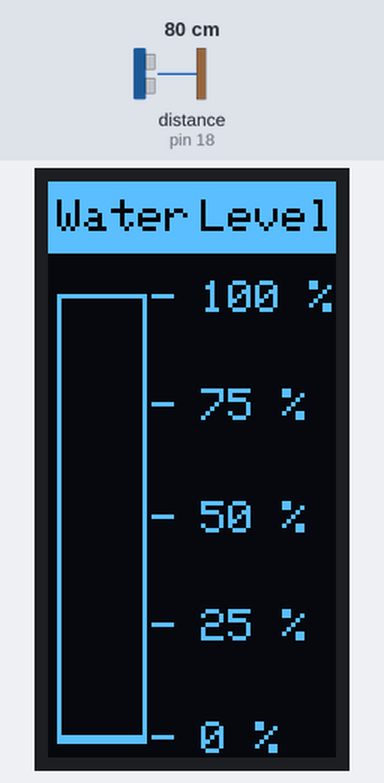
The sketch below on a simulated Arduino Uno, built with avr-gcc and run on an emulated ATmega328P. On the bench: 64×128 one-colour display. Wiring (inferred from the names in the program): ultrasonic range finder: trigger pin 5; echo pin 18. Inputs (shaded band) come from the test bench; at power-on: distance to the obstacle (sensor on pin 18) 80 cm. The echo pulse lasts 58.3 µs per cm; the display library's start-up logo is not drawn; what the sketch prints to the serial monitor is not drawn.

Above: at 3.3 s.
3.4 s: distance to the obstacle (sensor on pin 18) set to 2 cm
At 5.9 s:
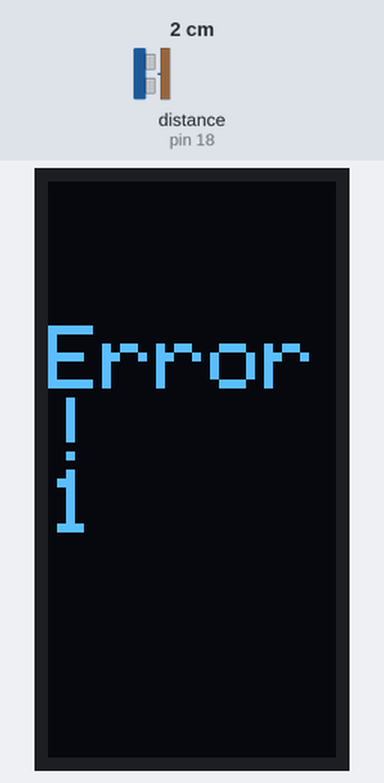
6.4 s: distance to the obstacle (sensor on pin 18) set to 4 cm
At 7.8 s:
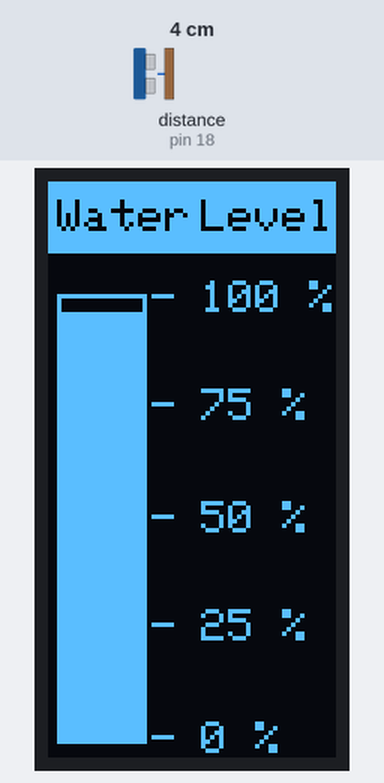
8.2 s: distance to the obstacle (sensor on pin 18) set to 9 cm
At 8.7 s:
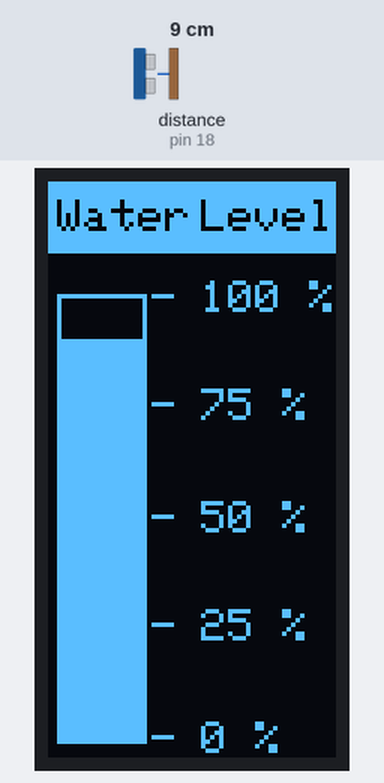
Timing chart, 0 to 11.2 s (numbered marks = the images above; inputs shaded):
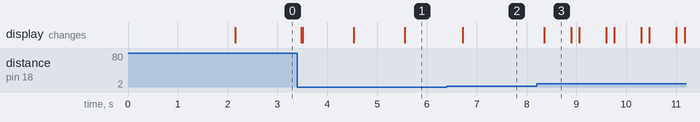

Measured:
- the behaviour switches between 2 and 3 cm on distance to the obstacle (sensor on pin 18) (found by bisection; images 1 and 2)
- after the input at 3.4 s, the display: first changes after 0.08 s (image 1 shows a later state)
- after the input at 6.4 s, the display: changes after 0.32 s (image 2)
- after the input at 8.2 s, the display: changes after 0.16 s (image 3)
- what the display in image 3 shows lasts 0.5 s, from 8.4 s to 8.9 s

The sketch:

Blink.ino
```cpp
#include <Wire.h>
#include <Adafruit_GFX.h>
#include <Adafruit_SSD1306.h>

#define SCREEN_WIDTH 128 // OLED display width, in pixels
#define SCREEN_HEIGHT 64 // OLED display height, in pixels

// Declaration for SSD1306 display connected using I2C
#define OLED_RESET     -1 // Reset pin
#define SCREEN_ADDRESS 0x3C
Adafruit_SSD1306 display(SCREEN_WIDTH, SCREEN_HEIGHT, &Wire, OLED_RESET);

double x, y;

bool Redraw1 = true;
double ox , oy ;

const int trigger = 5;
const int echo = 18;

//define sound speed in cm/uS
#define SOUND_SPEED 0.034

double duration;
double distanceCm;
double distanceb;

const int numReadings = 10;
double readings[numReadings];  // the readings from the analog input
int readIndex = 0;          // the index of the current reading
double total = 0;              // the running total
double average = 0;            // the average
double lastReading;

void setup() {
  display.begin(SSD1306_SWITCHCAPVCC, 0x3C);
  Serial.begin(115200);
  pinMode(trigger, OUTPUT); // Sets the trigPin as an Output
  pinMode(echo, INPUT); // Sets the echoPin as an Input

  for (int thisReading = 0; thisReading < numReadings; thisReading++) {
    readings[thisReading] = 0;
  }
  delay(1000);
  display.display();
  display.clearDisplay();
  display.setRotation(3);
  for (int i = 0; i < 10; i++) {
    UDSGetDistance();
    // read from the sensor:
    readings[readIndex] = distanceCm;
    // add the reading to the total:
    total = total + readings[readIndex];
    // advance to the next position in the array:
    readIndex = readIndex + 1;

    // if we're at the end of the array...
    if (readIndex >= numReadings) {
    // ...wrap around to the beginning:
    readIndex = 0;
    }
    delay(100);
  }
  average = (total / numReadings);

}

void loop() {
  // Clears the trigPin
  UDSGetDistance();
  distanceb = average - (distanceCm);
  if (distanceCm < 2.0){
    display.clearDisplay();
    display.setCursor(0, 32);
    display.setTextSize(2);
    display.println("Error!");
    display.display();
    for (int i = 3; i > 0; i--){
    display.setCursor(0, 64);
    display.fillRect(0, 64, 40, 16, SSD1306_BLACK);
    display.println(i);
    display.display();
    delay(1000);
  }
    display.clearDisplay();
  }else {
    if(((distanceCm > lastReading)  && ((distanceCm - lastReading) >= 0.1)) || ((distanceCm < lastReading)  && ((distanceCm - lastReading) <= -0.1))){//
    if (!Redraw1){
      Redraw1 = true;
    }
    DrawBarChartV(display, distanceb, 2, 125, 20, 100, -1.3, average , (average / 4.0), 0, Redraw1);
    Serial.println(distanceCm);
    Serial.println(average);
    Serial.println(average*.75);
    Serial.println(distanceb >= average*.75);
    }
  }
  lastReading=distanceCm;
  delay(125);
}

void UDSGetDistance(){
  digitalWrite(trigger, LOW);
  delayMicroseconds(2);
  // Sets the trigPin on HIGH state for 10 micro seconds
  digitalWrite(trigger, HIGH);
  delayMicroseconds(10);
  digitalWrite(trigger, LOW);

  // Reads the echoPin, returns the sound wave travel time in microseconds
  duration = pulseIn(echo, HIGH);

  // Calculate the distance
  distanceCm = duration * SOUND_SPEED/2;
}

void DrawBarChartV(Adafruit_SSD1306 &d, double curval, double x , double y , double w, double h , double loval , double hival , double inc , double dig, bool &Redraw)
{
  double stepval, my, level, i, data;
  int pct = 100;
  if (Redraw) {
    Redraw = false;
    d.fillRect(0, 0,  127 , 16, SSD1306_WHITE);
    d.setTextColor(SSD1306_BLACK, SSD1306_WHITE);
    d.setTextSize(1);
    d.setCursor(2, 4);
    d.print("Water");
    d.setCursor(34, 4);
    d.print("Level");
    // step val basically scales the hival and low val to the height
    // deducting a small value to eliminate round off errors
    // this val may need to be adjusted
    stepval = ( inc) * (double (h) / (double (hival - loval))) - .001;
    for (i = 0; i <= h; i += stepval) {
      my =  y - h + i;
      Serial.println("");
      d.drawFastHLine(x + w + 1, my,  5, SSD1306_WHITE);
      // draw lables
      d.setTextSize(1);
      d.setTextColor(SSD1306_WHITE, SSD1306_BLACK);
      d.setCursor(x + w + 12, my - 3 );
      //data = hival - ( i * (inc / stepval));
      d.print(pct);
      d.print(" %");
      pct-=25;
    }
  }
  // compute level of bar graph that is scaled to the  height and the hi and low vals
  // this is needed to accompdate for +/- range
  level = (h * (((curval - loval) / (hival - loval))));
  // draw the bar graph
  // write a upper and lower bar to minimize flicker cause by blanking out bar and redraw on update
  d.drawRect(x, y - h, w, h, SSD1306_WHITE);
  d.fillRect(x, y - h, w, h - level,  SSD1306_BLACK);
  d.drawRect(x, y - h, w, h, SSD1306_WHITE);
  d.fillRect(x, y - level, w,  level, SSD1306_WHITE);
  // up until now print sends data to a video buffer NOT the screen
  // this call sends the data to the screen
  d.display();

}
```
